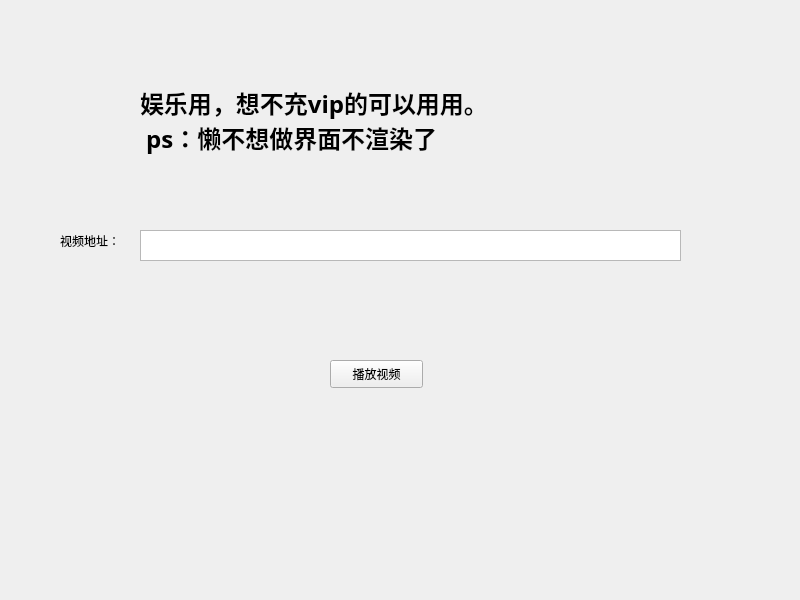
<?xml version="1.0" encoding="UTF-8"?>
<ui version="4.0">
 <class>MainWindow</class>
 <widget class="QMainWindow" name="MainWindow">
  <property name="geometry">
   <rect>
    <x>0</x>
    <y>0</y>
    <width>800</width>
    <height>600</height>
   </rect>
  </property>
  <property name="minimumSize">
   <size>
    <width>800</width>
    <height>600</height>
   </size>
  </property>
  <property name="maximumSize">
   <size>
    <width>800</width>
    <height>600</height>
   </size>
  </property>
  <property name="windowTitle">
   <string>vip视频破解软件 by.向</string>
  </property>
  <widget class="QWidget" name="centralWidget">
   <widget class="QTextEdit" name="textEdit222">
    <property name="geometry">
     <rect>
      <x>140</x>
      <y>230</y>
      <width>541</width>
      <height>31</height>
     </rect>
    </property>
   </widget>
   <widget class="QLabel" name="label">
    <property name="geometry">
     <rect>
      <x>60</x>
      <y>230</y>
      <width>71</width>
      <height>21</height>
     </rect>
    </property>
    <property name="text">
     <string>视频地址：</string>
    </property>
   </widget>
   <widget class="QPushButton" name="pushButton5">
    <property name="geometry">
     <rect>
      <x>330</x>
      <y>360</y>
      <width>93</width>
      <height>28</height>
     </rect>
    </property>
    <property name="text">
     <string>播放视频</string>
    </property>
   </widget>
   <widget class="QLabel" name="label_2">
    <property name="geometry">
     <rect>
      <x>140</x>
      <y>80</y>
      <width>561</width>
      <height>81</height>
     </rect>
    </property>
    <property name="font">
     <font>
      <family>Adobe 仿宋 Std R</family>
      <pointsize>18</pointsize>
      <weight>75</weight>
      <bold>true</bold>
     </font>
    </property>
    <property name="text">
     <string>娱乐用，想不充vip的可以用用。
 ps：懒不想做界面不渲染了</string>
    </property>
   </widget>
  </widget>
 </widget>
 <resources/>
 <connections/>
</ui>
